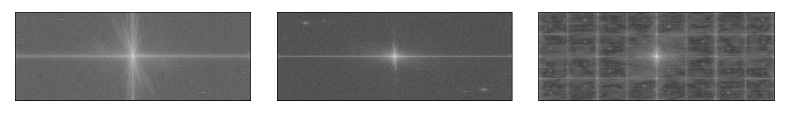
#> input picture Images/comparison.png, 1580 x 270 px, given as the content of the folder Images/comparison.png, which was not available (shown at 1/2 size)
$ python sort.py Images/comparison.png Images/Image1.png Images/Image1.png 5 Images/Image1.png
#> lines starting #> are read from the running program, lines starting #| are printed output that depends on the picture; after the words box and inside, x2 and y2 are one past the last pixel; in counts of white or black regions, pixels touching at a corner belong together; long printed decimals are rounded; pictures that were not available may be replaced by others from this repository, and a replacement may not be noted
import time
import numpy as np
import os
import matplotlib.pyplot as plt
from scipy.fftpack import fft2, ifft2, fftshift, ifftshift
from scipy.signal import gaussian
from skimage import io, color
from multiprocessing import Pool
import cv2
from collections import Counter
from scipy.spatial import distance
import sys

PATH_REAL = './Images/Data_prepared/PLUS/genuine'
PATH_FAKE = './Images/PLUSsynth' # './Images/PLUSsynth'
PATH_SORT = './Images/Data_prepared/PLUS/spoofed'

class ImageFFT:
    subject_id = ""
    filename = ""
    fft = None
    bands = []
    band_energies = []

    def __init__(self, id, filename, fft):
        self.filename = filename
        self.fft = fft
        self.subject_id = id
        self.bands = []
        self.band_energies = []

    def calculate_bands(self, band_count):
        interval_size = 300 // band_count
        intervals = [(i * interval_size, (i+1) * interval_size) for i in range(band_count)]

        for interval in intervals:
            band = apply_bandpass_filter(self.fft, interval[0], interval[1])
            self.bands.append(band)
            energy = band_energy(band)
            self.band_energies.append(energy)
        #print(self.band_energies)

    def calculate_average_energy(self):
        return sum(self.band_energies) / len(self.band_energies)


def get_subject_id(path, filename):
    ### HOW TO FIND THE SUBJECT ID ###
    # SCUT FVD: ID_finger_session_shot_light.bmp / ID identifies the subject
    # IDIAP Vera FV: <size>/<source>/<subject-id>-<gender>/<subject-id>_<side>_<trial>
    # PLUSVein-FV3: [scanner name]_[DORSAL/PALMAR]_[session ID]_[user ID]_[finger ID]_[image ID].png
    subject_id = filename

    if "SCUT" in path or "SCUT" in filename:
        subject_id = filename.split("_")[0]
        # remove anything before a "-" since sometimes there is a leading 001, 002, etc. follwed by a "-" before the subject id
        subject_id = subject_id.split("-")
        subject_id = subject_id[len(subject_id) - 1]

    elif "IDIAP" in path or "IDIAP" in filename:
        # TODO this one is different in some folders, need to write function to detect which pattern is used
        subject_id = filename.split("_")[2]
    elif "PLUS" in path or "PLUS" in filename:
        subject_id = filename.split("_")[3]


    return filename # TODO find subject based on path and which dataset is being used.


def band_energy(img_fft):
    return np.sum(np.square(img_fft))

def apply_bandpass_filter(image, low_cutoff, high_cutoff):
    rows, cols = image.shape
    center_x, center_y = rows // 2, cols // 2

    # Create a grid of coordinates
    x, y = np.ogrid[:rows, :cols]

    # Calculate the distance from the center for each coordinate
    distance_from_center = np.sqrt((x - center_x)**2 + (y - center_y)**2)

    # Create the bandpass filter
    bandpass_filter = (low_cutoff <= distance_from_center) & (distance_from_center <= high_cutoff)

    # Apply the bandpass filter to the image
    filtered_image = image * bandpass_filter

    return filtered_image

def get_usable_fft(path):
#> called with path = '_only/comparison.png'
    img = io.imread(path) # load image
#> img is the input picture: shape (270, 1580, 4); mean R, G, B, A 158.7, 158.7, 158.7, 152.9
    # check if image is square
    if img.shape[0] == img.shape[1]:
        # resize
        img = resize_image(img, 300, 300)

    if len(img.shape) == 3:
        img = color.rgb2gray(img) # make grayscale
#> img: shape (270, 1580) float64

    img_fft = fft2(img) # get fourier transform of image
    img_fft_centered = np.abs(fftshift(img_fft)) # shift 0 frequency to center
    return img_fft_centered

def convert_all_img_dir(path):
    out = []
    for root, dirs, files in os.walk(path):
        for filename in files:
            if filename != ".DS_Store":
                id = get_subject_id(root, filename)
                img = get_usable_fft(os.path.join(root, filename))
                out.append(ImageFFT(id, filename, img))
    return out

def populate_initial(path_real, path_fake, path_sort):
    # populate lists
    real = convert_all_img_dir(path_real)
#> real = 1 item
    fake = convert_all_img_dir(path_fake)
#> fake = 1 item
    sort = convert_all_img_dir(path_sort)
#> sort = 1 item
    return real, fake, sort

def calculate_energy_for_image(args):
    i = 0
    images, intervals, unsorted_img, sort_bands = args
    energy_list = []
    for img in images:
        bands = []
        for interval in intervals:
            band = apply_bandpass_filter(img, interval[0], interval[1])
            energy = band_energy(band)
            bands.append(energy)
            ### printing
            i += 1
            total_bands = len(images) * len(intervals)
            percentage = (i / total_bands) * 100
            #print(f'\rProcessing {percentage:.2f}%...', end='', flush=True)
            ###
        energy_list.append(bands)
    print("\n")
    return energy_list


def knn_sort(real, fake, sort, k=5, loso = False) -> bool:
    '''Sorts images into real or fake based on k nearest neighbors, returns true if real false if fake'''
    # TODO change implementation to nearest neighbour instead of average
    band_count = 30

    # calculate bands and their energy for each image
    print("calculating bands and band energy")
    for img in real:
        img.calculate_bands(band_count)
        # progress bar
        print(f'\rProcessing {real.index(img) / len(real) * 100:.2f}%...', end='', flush=True)


    print("real done")

    for img in fake:
        img.calculate_bands(band_count)
        # progress bar
        print(f'\rProcessing {fake.index(img) / len(fake) * 100:.2f}%...', end='', flush=True)

    print("fake done")

    for img in sort:
        img.calculate_bands(band_count)
        # progress bar
        print(f'\rProcessing {sort.index(img) / len(sort) * 100:.2f}%...', end='', flush=True)

    print("sort done")

    print("sorting images")

    # loop over all images to be sorted
    for unsorted_img in sort:
        unsorted_energy_total = unsorted_img.calculate_average_energy()

        real_sums = []
        fake_sums = []

        for realimg in real:
            if loso and realimg.subject_id == unsorted_img.subject_id:
                continue
            if not loso and realimg.filename == unsorted_img.filename:
                continue
            real_sums.append(realimg.calculate_average_energy())

        for fakeimg in fake:
            if loso and fakeimg.subject_id == unsorted_img.subject_id:
                continue
            if not loso and fakeimg.filename == unsorted_img.filename:
                continue
            fake_sums.append(fakeimg.calculate_average_energy())

        real_sums = sorted(real_sums, key=lambda x: abs(x - unsorted_energy_total))
        fake_sums = sorted(fake_sums, key=lambda x: abs(x - unsorted_energy_total))

        print(unsorted_img.band_energies[0])
        print(real[0].band_energies[0])

        real_energy_total = sum(real_sums[:k]) / k
        fake_energy_total = sum(fake_sums[:k]) / k
        print(f"real: {real_energy_total}")
        print(f"fake: {fake_energy_total}")
        print(f"sort: {unsorted_energy_total}")

        ## Classification
        diff_real = abs(unsorted_energy_total - real_energy_total)
        diff_fake = abs(unsorted_energy_total - fake_energy_total)
        if diff_real < diff_fake:
            real.append(unsorted_img)
            print("real")
        else:
            fake.append(unsorted_img)
            print("fake")

    return True
#    return most_common


def visualize(fft):
    plt.imshow(np.log(1 + np.abs(fft)), cmap='gray')
    plt.colorbar()
    plt.title("Magnitude Difference")
    plt.show()

def resize_image(img, img_width, img_height):
    method = cv2.INTER_LANCZOS4
    cv2.resize(img, dsize=(img_width, img_height), interpolation=method)

### MAIN ###

def main(path_real, path_fake, path_sort, k, loso):
    print("converting images")
    real, fake, sort = populate_initial(path_real, path_fake, path_sort)
#> real = 1 item; fake = 1 item; sort = 1 item
    original_fake_amt = len(fake)
#> original_fake_amt = 1
    original_sort_amt = len(sort)
#> original_sort_amt = 1
    original_real_amt = len(real)
#> original_real_amt = 1

    print(knn_sort(real, fake, sort, k, loso))
#> the loop in knn_sort, `for img in real:` made 1 pass
#> interval_size in calculate_bands on pass 1: 10
#> (printed output is left out)
#> pass 1, in apply_bandpass_filter, `distance_from_center = np.sqrt((x - center_x)**2 + (y - center_y)**2)`:
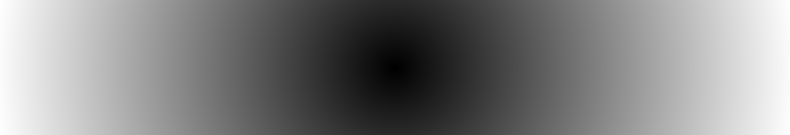
#> distance_from_center: shape (270, 1580) float64 (shown at 1/2 size); min 0, max 801.5, mean 407.7; drawn with min black and max white
#> pass 1, in apply_bandpass_filter, `bandpass_filter = (low_cutoff <= distance_from_center) & (distance_fro..`:
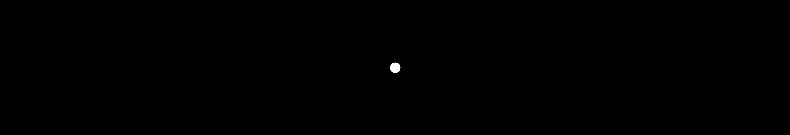
#> bandpass_filter: shape (270, 1580) bool (shown at 1/2 size); 0.07% white; 1 white region, box (x1, y1, x2, y2) and area: (780, 125, 801, 146) 317
#> pass 1, in apply_bandpass_filter (call 2), `bandpass_filter = (low_cutoff <= distance_from_center) & (distance_fro..`:
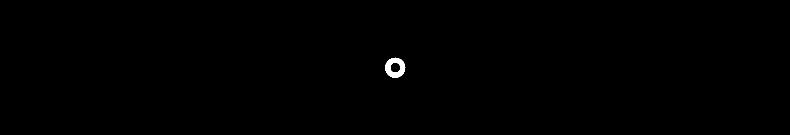
#> bandpass_filter: shape (270, 1580) bool (shown at 1/2 size); 0.22% white; 1 white region, box (x1, y1, x2, y2) and area: (770, 115, 811, 156) 952
#> the loop in knn_sort, `for img in fake:` made 1 pass
#> (printed output is left out)
#> pass 1, in apply_bandpass_filter (call 33), `bandpass_filter = (low_cutoff <= distance_from_center) & (distance_fro..`:
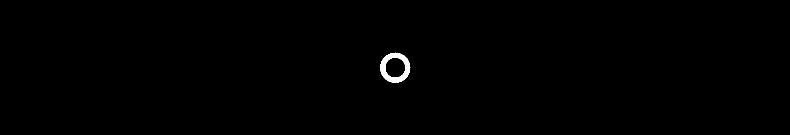
#> bandpass_filter: shape (270, 1580) bool (shown at 1/2 size); 0.37% white; 1 white region, box (x1, y1, x2, y2) and area: (760, 105, 821, 166) 1576
#> pass 1, in apply_bandpass_filter (call 34), `bandpass_filter = (low_cutoff <= distance_from_center) & (distance_fro..`:
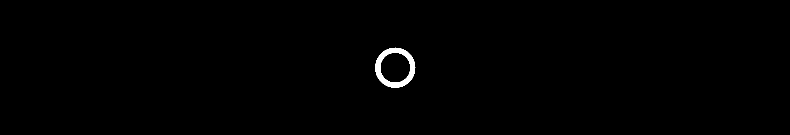
#> bandpass_filter: shape (270, 1580) bool (shown at 1/2 size); 0.52% white; 1 white region, box (x1, y1, x2, y2) and area: (750, 95, 831, 176) 2216
#> the loop in knn_sort, `for img in sort:` made 1 pass
#> (printed output is left out)
#> pass 1, in apply_bandpass_filter (call 65), `bandpass_filter = (low_cutoff <= distance_from_center) & (distance_fro..`:
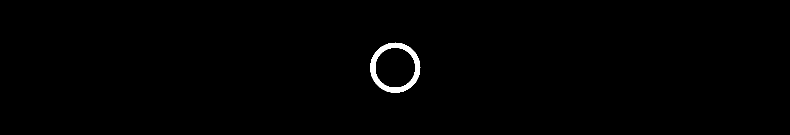
#> bandpass_filter: shape (270, 1580) bool (shown at 1/2 size); 0.66% white; 1 white region, box (x1, y1, x2, y2) and area: (740, 85, 841, 186) 2832
#> pass 1, in apply_bandpass_filter (call 66), `bandpass_filter = (low_cutoff <= distance_from_center) & (distance_fro..`:
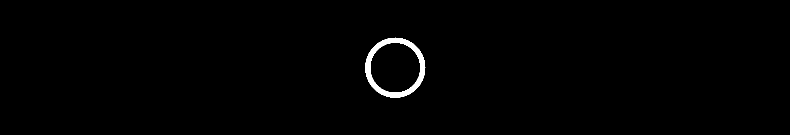
#> bandpass_filter: shape (270, 1580) bool (shown at 1/2 size); 0.81% white; 1 white region, box (x1, y1, x2, y2) and area: (730, 75, 851, 196) 3464
#> the loop in knn_sort, `for unsorted_img in sort:` made 1 pass
#> (real_energy_total, fake_energy_total, diff_fake) on pass 1: (0, 0, 2.97e+09)
#| 85692527745.834
#| 85692527745.834
#| real: 0.0
#| fake: 0.0
#| sort: 2969327119.613
#| fake
#> after the loop in knn_sort, `for unsorted_img in sort:`: fake = 2 items; real = 1 item
#| True

    new_fake_amt = len(fake)
#> new_fake_amt = 2
    new_real_amt = len(real)
#> new_real_amt = 1
    fake_sorted = new_fake_amt - original_fake_amt
#> fake_sorted = 1
    real_sorted = new_real_amt - original_real_amt
#> real_sorted = 0

    # write to file
    output = "TEST AT: " + time.strftime("%Y-%m-%d %H:%M:%S", time.localtime()) + "\n"
    output += f"k: {k} \nloso: {loso}\n"
    output += f"orig fake amt:{original_fake_amt} \nnew fake:{new_fake_amt} \norig real amt:{original_real_amt} \nnew real amt:{new_real_amt} \noriginal sort:{original_sort_amt}\n"
    output += f"fake sorted:{fake_sorted} \nreal sorted:{real_sorted}\n------------------\n"

    with open("results.txt", "a") as f:
        f.write(output)

    # TODO implement reversing the process, using the now sorted "sort images"
    # for reference and instead sorting the real and fake images.
    # how many real / fake images end up in the correct category will determine
    # how good / consistent the algorithm is.

if __name__ == "__main__":
    print("start")
    args = sys.argv
    if len(args) < 6:
        print("args: path_real, path_fake, path_sort, k, leave one subject out (y/n)")
        exit()
    if args[5] == "y":
        main(args[1], args[2], args[3], int(args[4]), True)
    else:
        main(args[1], args[2], args[3], int(args[4]), False)
